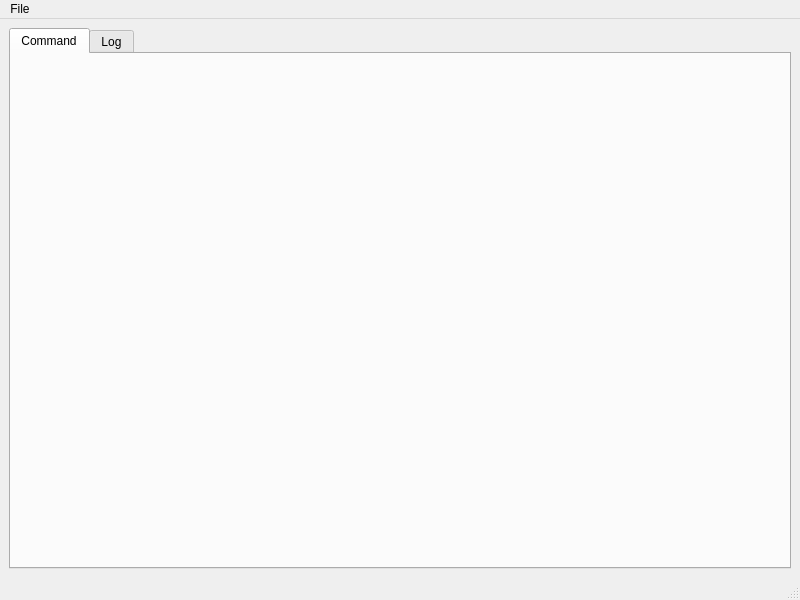
<?xml version="1.0" encoding="UTF-8"?>
<ui version="4.0">
 <class>DebugTox</class>
 <widget class="QMainWindow" name="DebugTox">
  <property name="geometry">
   <rect>
    <x>0</x>
    <y>0</y>
    <width>800</width>
    <height>600</height>
   </rect>
  </property>
  <property name="windowTitle">
   <string>DebugTox</string>
  </property>
  <widget class="QWidget" name="centralwidget">
   <layout class="QVBoxLayout" name="verticalLayout">
    <item>
     <widget class="QTabWidget" name="tabWidget">
      <property name="currentIndex">
       <number>0</number>
      </property>
      <widget class="QWidget" name="commandTab">
       <attribute name="title">
        <string>Command</string>
       </attribute>
       <layout class="QVBoxLayout" name="verticalLayout_2">
        <item>
         <widget class="CommandView" name="commandView" native="true"/>
        </item>
       </layout>
      </widget>
      <widget class="QWidget" name="logTab">
       <attribute name="title">
        <string>Log</string>
       </attribute>
       <layout class="QVBoxLayout" name="verticalLayout_3">
        <item>
         <widget class="LogView" name="logView" native="true"/>
        </item>
       </layout>
      </widget>
     </widget>
    </item>
   </layout>
  </widget>
  <widget class="QMenuBar" name="menubar">
   <property name="geometry">
    <rect>
     <x>0</x>
     <y>0</y>
     <width>800</width>
     <height>37</height>
    </rect>
   </property>
   <widget class="QMenu" name="menuFile">
    <property name="title">
     <string>File</string>
    </property>
    <addaction name="actionExit"/>
   </widget>
   <addaction name="menuFile"/>
  </widget>
  <widget class="QStatusBar" name="statusbar"/>
  <action name="actionExit">
   <property name="text">
    <string>Exit</string>
   </property>
   <property name="shortcut">
    <string>Ctrl+Q</string>
   </property>
  </action>
 </widget>
 <customwidgets>
  <customwidget>
   <class>LogView</class>
   <extends>QWidget</extends>
   <header>src/views/logview.h</header>
   <container>1</container>
  </customwidget>
  <customwidget>
   <class>CommandView</class>
   <extends>QWidget</extends>
   <header>src/views/commandview.h</header>
   <container>1</container>
  </customwidget>
 </customwidgets>
 <resources/>
 <connections/>
</ui>
